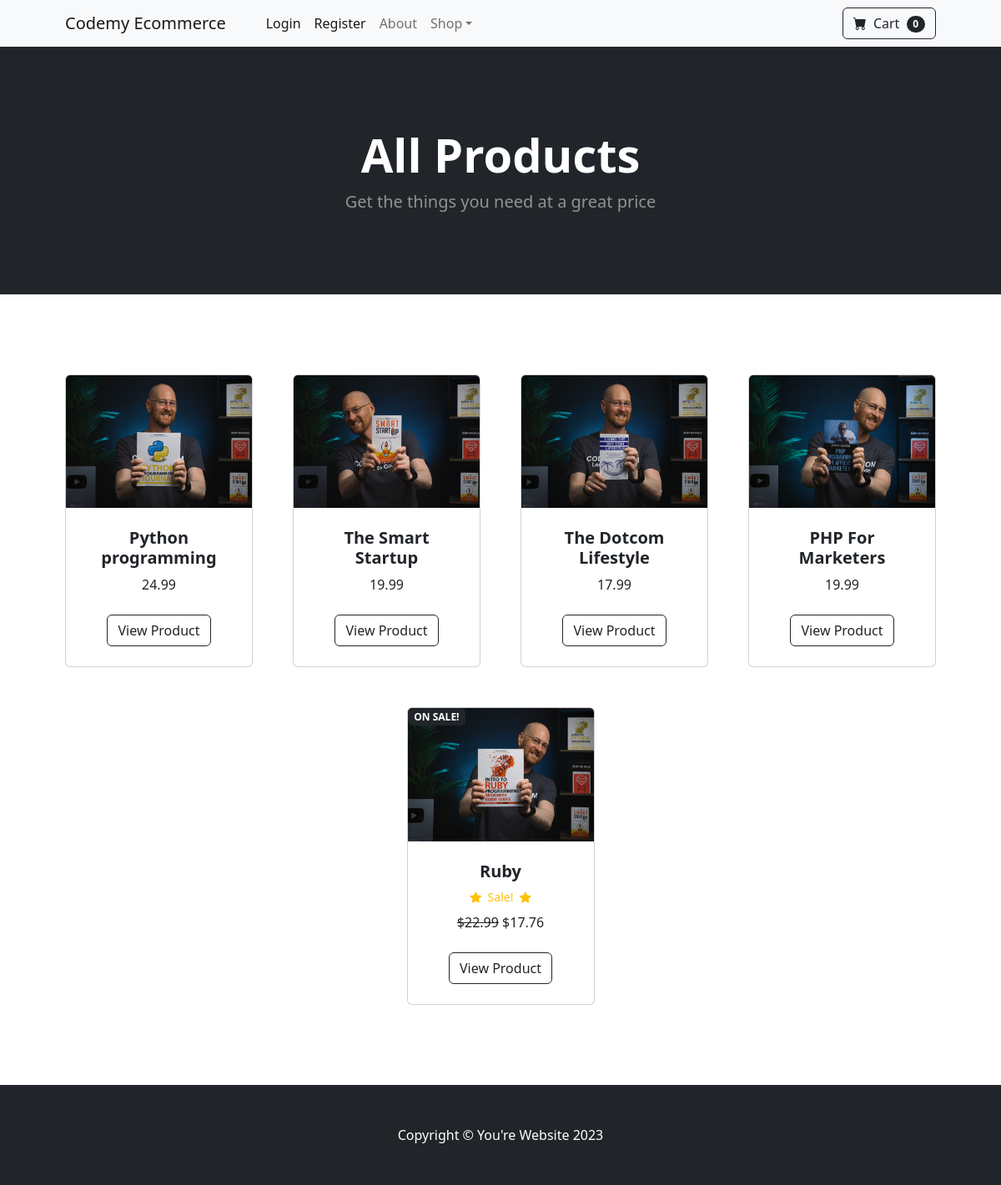
The app's page /, older data.
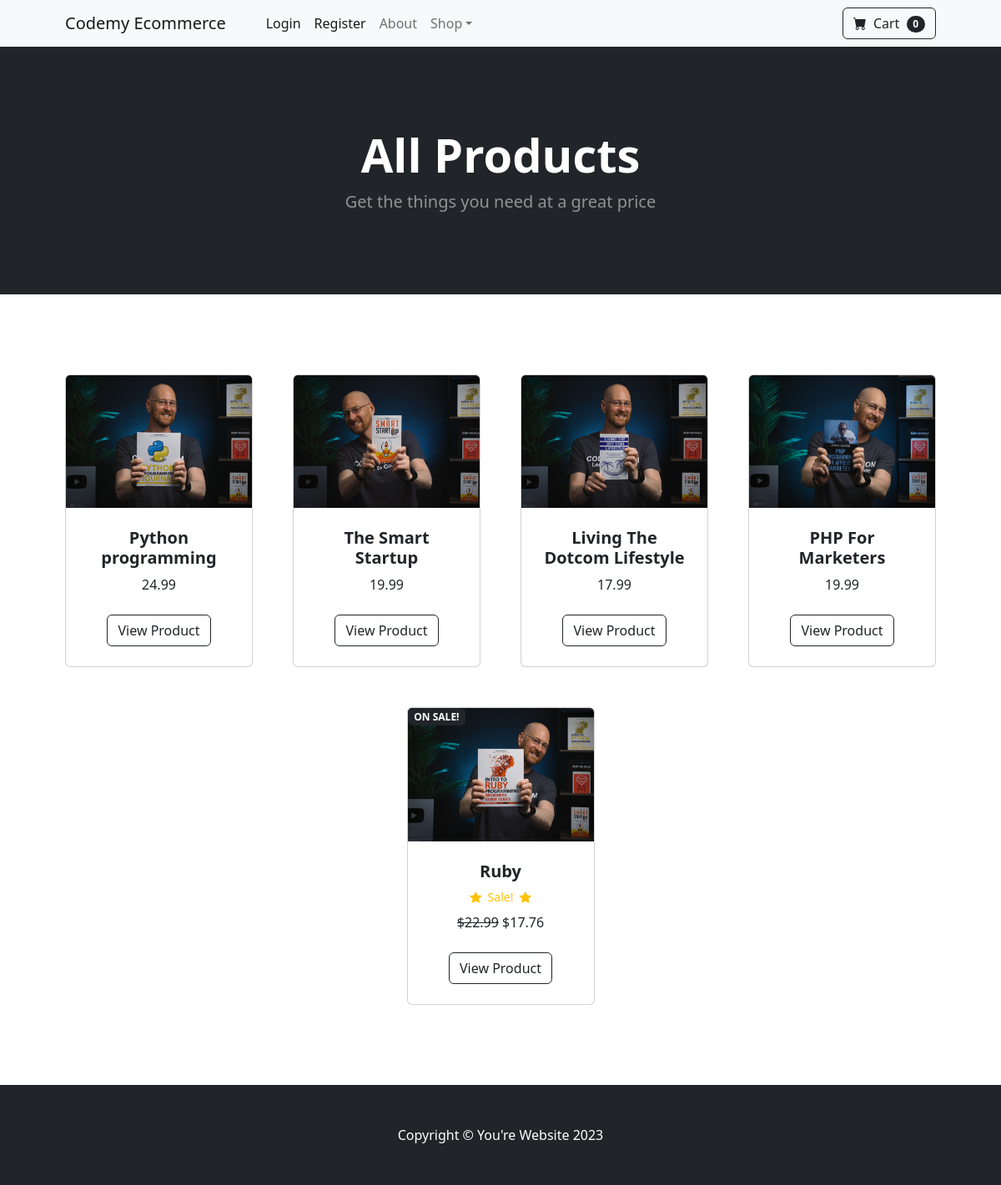
The same page, newer data.
### store/models.py (models this page shows, shortened)
class Product(models.Model):
    name = models.CharField(max_length=100)
    price = models.DecimalField(default=0, decimal_places=2, max_digits=6)
    category = models.ForeignKey(Category, on_delete=models.CASCADE, default=1)
    description = models.CharField(max_length=300, default='', blank=True, null=True)
    image = models.ImageField(upload_to='uploads/product/')
    on_sale = models.BooleanField(default=False)
    sale_price = models.DecimalField(default=0, decimal_places=2, max_digits=6)

### store/views.py (the view)
# urls.py: 2. Add a URL to urlpatterns:  path('', views.home, name='home')
def home(request):
    products = Product.objects.all()
    return render(request, 'home.html', {"products": products})

### cart/cart.py (called while the page is built)
    def __len__(self):
        return len(self.cart)

### cart/context_processors.py (called while the page is built)
def cart(request):
    return {'cart': Cart(request)}

### store/templates/home.html
{% extends 'base.html' %}
{% load static %}
{% block content %}
<header class="bg-dark py-5">
	<div class="container px-4 px-lg-5 my-5">
		<div class="text-center text-white">
			<h1 class="display-4 fw-bolder">All Products</h1>
			<p class="lead fw-normal text-white-50 mb-0">
				Get the things you need at a great price
			</p>
		</div>
	</div>
</header>
<section class="py-5">
	<div class="container px-4 px-lg-5 mt-5">
		<div
			class="row gx-4 gx-lg-5 row-cols-2 row-cols-md-3 row-cols-xl-4 justify-content-center">
			{% for product in products %}
				{% if product.on_sale %}
				<div class="col mb-5">
					<div class="card h-100">
						<div
							class="badge bg-dark text-white position-absolute"
							style="top:0.5rem right:0.5rem">
							ON SALE!
						</div>
						<img
							class="card-img-top"
							src="{{ product.image.url }}"
							alt="{{ product.name }}" />
						<div class="card-body p-4">
							<div class="text-center">
								<h5 class="fw-bolder">{{ product.name }}</h5>
								<div
									class="d-flex justify-content-center small text-warning mb-2">
									<div class="bi-star-fill"></div>
									&nbsp;&nbsp;Sale!&nbsp;&nbsp;
									<div class="bi-star-fill"></div>
								</div>
								<strike>${{ product.price }}</strike>
								${{ product.sale_price }}
							</div>
						</div>
						<div
							class="card-footer p-4 pt-0 border-top-0 bg-transparent">
							<div class="text-center">
								<a class="btn btn-outline-dark mt-auto" href="{% url 'product' product.id %}"
									>View Product</a
								>
							</div>
						</div>
					</div>
				</div>
				{% else %}
				<div class="col mb-5">
					<div class="card h-100">
						<img
							class="card-img-top"
							src="{{ product.image.url }}"
							alt="{{ product.name }}" />
						<div class="card-body p-4">
							<div class="text-center">
								<h5 class="fw-bolder">{{ product.name }}</h5>
								{{ product.price }}
							</div>
						</div>
						<div
							class="card-footer p-4 pt-0 border-top-0 bg-transparent">
							<div class="text-center">
								<a class="btn btn-outline-dark mt-auto" href="{% url 'product' product.id %}"
									>View Product</a
								>
							</div>
						</div>
					</div>
				</div>
				{% endif %}
			{% endfor %}
		</div>
	</div>
</section>
{% endblock content %}

Row changes from the older to the newer data that the page shows:
changed Product: name "The Dotcom Lifestyle" → "Living The Dotcom Lifestyle"
